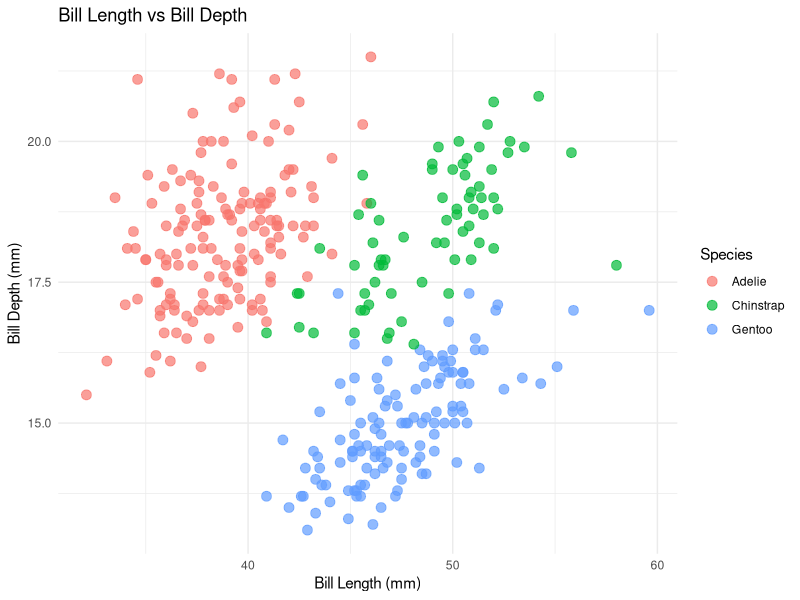
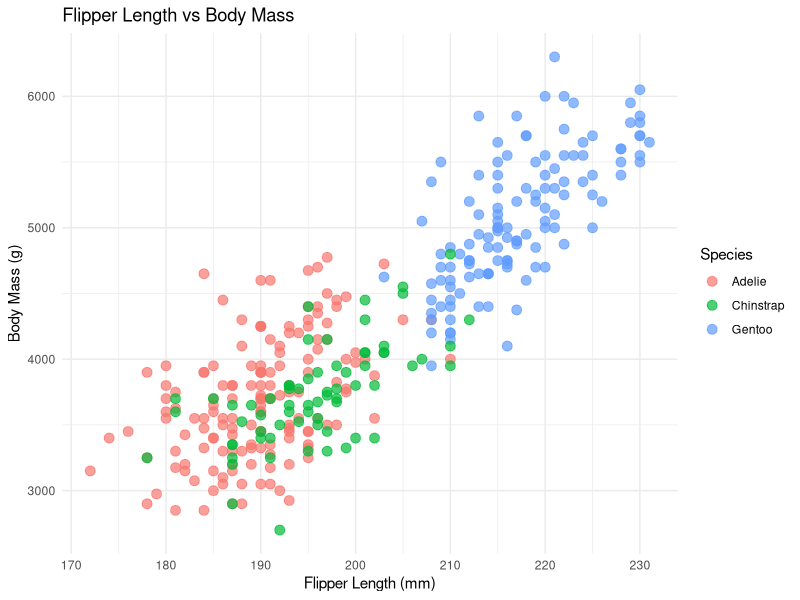
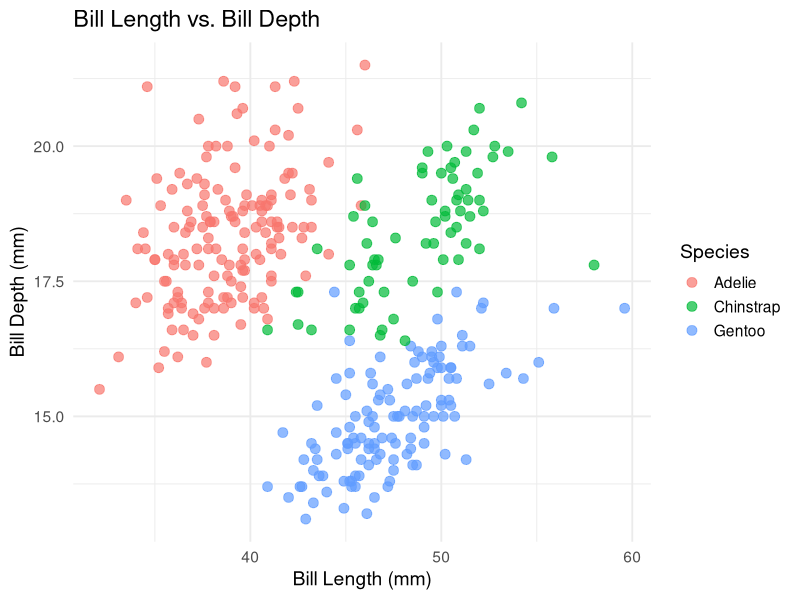
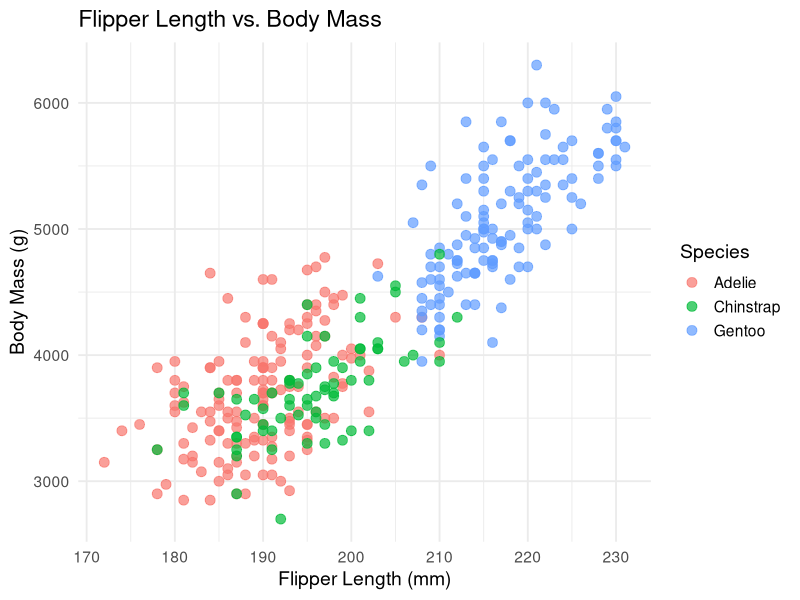

R code for these plots, in order:
## ---- chunk 1
#| message: false
#| warning: false
library(ggplot2)
library(palmerpenguins)

ggplot(penguins, aes(x = bill_length_mm, y = bill_depth_mm, color = species)) +
  geom_point(size = 3, alpha = 0.7) +
  labs(
    title = "Bill Length vs Bill Depth",
    x = "Bill Length (mm)",
    y = "Bill Depth (mm)",
    color = "Species"
  ) +
  theme_minimal()
## ---- chunk 2
#| message: false
#| warning: false
ggplot(penguins, aes(x = flipper_length_mm, y = body_mass_g, color = species)) +
  geom_point(size = 3, alpha = 0.7) +
  labs(
    title = "Flipper Length vs Body Mass",
    x = "Flipper Length (mm)",
    y = "Body Mass (g)",
    color = "Species"
  ) +
  theme_minimal()
## ---- chunk 3
#| echo: false
#| message: false
#| warning: false
ggplot(penguins, aes(x = bill_length_mm, y = bill_depth_mm, color = species)) +
  geom_point(size = 3, alpha = 0.7) +
  labs(
    title = "Bill Length vs. Bill Depth",
    x = "Bill Length (mm)",
    y = "Bill Depth (mm)",
    color = "Species"
  ) +
  theme_minimal(base_size = 14)
## ---- chunk 4
#| echo: false
#| message: false
#| warning: false
ggplot(penguins, aes(x = flipper_length_mm, y = body_mass_g, color = species)) +
  geom_point(size = 3, alpha = 0.7) +
  labs(
    title = "Flipper Length vs. Body Mass",
    x = "Flipper Length (mm)",
    y = "Body Mass (g)",
    color = "Species"
  ) +
  theme_minimal(base_size = 14)
